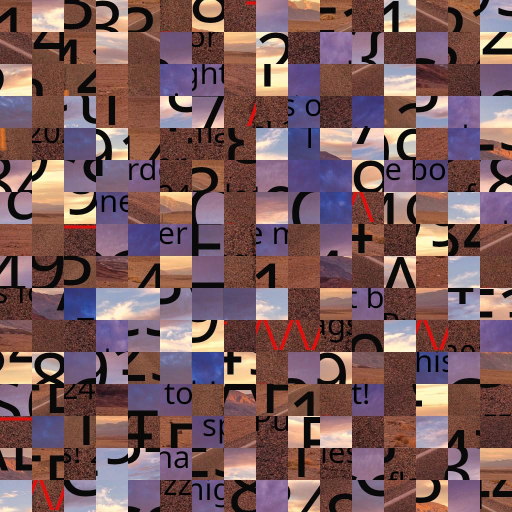
#> input picture 2024/FCSC2024/misc_puzzle-trouble-hard/puzzle-trouble-hard.jpg, 1024 x 1024 px (shown at 1/2 size)
$ python puzzle-trouble-easy_solution_manual.py
#> lines starting #> are read from the running program, lines starting #| are printed output that depends on the picture
from PIL import Image
import numpy

ct_image = Image.open('puzzle-trouble-hard.jpg')
#> ct_image is the input picture: PIL image 1024x1024 RGB; mean R, G, B 123.3, 91.8, 93.7

assert ct_image.format == 'JPEG'
assert ct_image.mode == 'RGB'

ct_length, ct_height = ct_image.size
#> ct_length = 1024; ct_height = 1024
assert ct_image.size == (1024, 1024)

num_len = 16
block_size_len = ct_length // num_len # Number of blocks on the length
#> block_size_len = 64
num_hei = 16
block_size_hei = ct_height // num_hei # Numer of blocks on the height
#> block_size_hei = 64

#ct_image.show()

ct_blocks = [[None for _ in range(num_hei)] for _ in range(num_len)]
for i in range(num_len):
    for j in range(num_hei):
        block = Image.new('RGB', (block_size_len, block_size_hei))
        for l in range(block_size_len):
            for h in range(block_size_hei):
                coord = (j * block_size_len + l, i * block_size_hei + h)
                (r, g, b) = ct_image.getpixel(coord)
                block.putpixel((l, h), (r, g, b))
        ct_blocks[i][j] = block
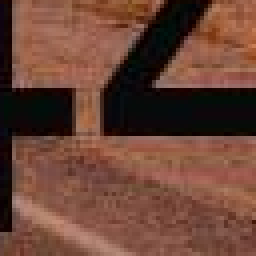
#> block: PIL image 64x64 RGB (shown 4 times larger); mean R, G, B 106.7, 68.2, 54.5
#> after the loop, ct_blocks = 16 items

black_block = Image.new('RGB', (block_size_len, block_size_hei))
#> black_block: PIL image 64x64 RGB; every value is 0

pt_blocks = [[ct_blocks[2][9], ct_blocks[5][9], ct_blocks[5][10], ct_blocks[4][14], ct_blocks[2][5], ct_blocks[10][3], ct_blocks[11][13], ct_blocks[13][6], ct_blocks[6][3], ct_blocks[1][10], ct_blocks[14][5], ct_blocks[15][6], ct_blocks[2][6], ct_blocks[3][9], ct_blocks[7][5], ct_blocks[5][4]],
            [ct_blocks[12][5], ct_blocks[4][2], ct_blocks[13][1], ct_blocks[3][11], ct_blocks[7][4], ct_blocks[9][2], ct_blocks[6][10], ct_blocks[15][8], ct_blocks[3][14], ct_blocks[6][15], ct_blocks[5][12], ct_blocks[7][8], ct_blocks[10][15], ct_blocks[5][13], ct_blocks[9][11], ct_blocks[4][9]],
            [ct_blocks[11][6], ct_blocks[12][11], ct_blocks[12][4], ct_blocks[11][2], ct_blocks[15][4], ct_blocks[1][13], ct_blocks[11][14], ct_blocks[14][11], ct_blocks[5][8], ct_blocks[7][3], ct_blocks[11][9], ct_blocks[8][6], ct_blocks[2][15], ct_blocks[1][5], ct_blocks[7][10], ct_blocks[15][14]],
            [ct_blocks[9][7], ct_blocks[9][6], ct_blocks[7][6], ct_blocks[6][9], ct_blocks[5][2], ct_blocks[12][0], ct_blocks[6][6], ct_blocks[1][11], ct_blocks[6][0], ct_blocks[11][3], ct_blocks[14][14], ct_blocks[3][6], ct_blocks[5][15], ct_blocks[5][0], ct_blocks[8][0], ct_blocks[0][8]],
            [ct_blocks[3][0], ct_blocks[11][5], ct_blocks[5][3], ct_blocks[15][11], ct_blocks[10][4], ct_blocks[9][5], ct_blocks[15][2], ct_blocks[3][2], ct_blocks[14][3], ct_blocks[0][15], ct_blocks[3][13], ct_blocks[4][11], ct_blocks[3][5], ct_blocks[14][4], ct_blocks[9][14], ct_blocks[13][13]],
            [ct_blocks[6][8], ct_blocks[14][7], ct_blocks[13][10], ct_blocks[0][1], ct_blocks[10][5], ct_blocks[9][8], black_block, black_block, black_block, black_block, black_block, black_block, black_block, black_block, black_block, black_block],
            [ct_blocks[4][10], ct_blocks[1][3], ct_blocks[8][12], ct_blocks[13][9], ct_blocks[9][15], ct_blocks[0][3], ct_blocks[11][1], ct_blocks[15][9], ct_blocks[6][12], ct_blocks[11][10], ct_blocks[5][11], ct_blocks[4][12], ct_blocks[4][3], ct_blocks[0][12], ct_blocks[1][8], ct_blocks[2][0]],
            [ct_blocks[8][10], ct_blocks[9][1], ct_blocks[12][7], ct_blocks[14][0], ct_blocks[4][15], ct_blocks[15][13], ct_blocks[0][6], ct_blocks[11][0], ct_blocks[11][7], ct_blocks[10][6], ct_blocks[6][2], ct_blocks[7][13], ct_blocks[5][1], ct_blocks[2][8], ct_blocks[1][15], ct_blocks[12][13]],
            [ct_blocks[2][13], ct_blocks[8][3], ct_blocks[10][0], ct_blocks[11][11], ct_blocks[11][15], ct_blocks[6][13], ct_blocks[0][9], ct_blocks[6][5], ct_blocks[8][5], ct_blocks[1][7], ct_blocks[6][1], ct_blocks[14][15], ct_blocks[9][10], ct_blocks[13][3], ct_blocks[9][13], ct_blocks[5][7]],
            [ct_blocks[8][13], ct_blocks[8][9], ct_blocks[8][8], ct_blocks[13][5], ct_blocks[14][1], ct_blocks[0][10], ct_blocks[0][4], ct_blocks[12][9], black_block, ct_blocks[3][12], ct_blocks[0][14], black_block, ct_blocks[8][4], ct_blocks[4][4], ct_blocks[1][2], black_block],
            [ct_blocks[13][12], black_block, ct_blocks[3][3], ct_blocks[12][8], ct_blocks[12][1], ct_blocks[14][6], ct_blocks[8][2], ct_blocks[13][2], black_block, ct_blocks[2][2], ct_blocks[11][4], ct_blocks[0][2], ct_blocks[1][1], ct_blocks[15][15], ct_blocks[7][11], black_block, black_block],
            [black_block, black_block, black_block, black_block, black_block, black_block, black_block, black_block, black_block, black_block, black_block, black_block, black_block, black_block, black_block, black_block],
            [black_block, ct_blocks[14][13], ct_blocks[10][11], ct_blocks[15][10], ct_blocks[1][14], ct_blocks[13][14], ct_blocks[2][1], black_block, black_block, black_block, black_block, black_block, black_block, black_block, black_block, black_block],
            [black_block, ct_blocks[12][12], ct_blocks[8][1], ct_blocks[15][7], ct_blocks[7][14], ct_blocks[13][4], ct_blocks[4][7], black_block, black_block, black_block, black_block, black_block, black_block, black_block, black_block, black_block],
            [black_block, black_block, black_block, black_block, black_block, ct_blocks[4][5], ct_blocks[14][12], black_block, black_block, black_block, black_block, black_block, black_block, black_block, black_block, black_block],
            [ct_blocks[10][10], ct_blocks[10][14], ct_blocks[13][8], ct_blocks[4][1], ct_blocks[10][9], ct_blocks[1][6], ct_blocks[14][10], ct_blocks[14][2], ct_blocks[12][2], ct_blocks[10][13], ct_blocks[10][8], ct_blocks[6][11], ct_blocks[15][1], ct_blocks[15][5], ct_blocks[9][0], ct_blocks[4][6]]]

# rest_blocks = [[ct_blocks[0][0],ct_blocks[0][1],ct_blocks[0][2],ct_blocks[0][3],ct_blocks[0][4],ct_blocks[0][5],ct_blocks[0][6],ct_blocks[0][7],ct_blocks[0][8],ct_blocks[0][9],ct_blocks[0][10],ct_blocks[0][11],ct_blocks[0][12],ct_blocks[0][13],ct_blocks[0][14],black_block],
#                 [ct_blocks[1][0],ct_blocks[1][1],ct_blocks[1][2],ct_blocks[1][3],ct_blocks[1][4],ct_blocks[1][5],ct_blocks[1][6],ct_blocks[1][7],ct_blocks[1][8],ct_blocks[1][9],ct_blocks[1][10],black_block,ct_blocks[1][12],black_block,ct_blocks[1][14],ct_blocks[1][15]],
#                 [ct_blocks[2][0],ct_blocks[2][1],ct_blocks[2][2],ct_blocks[2][3],ct_blocks[2][4],ct_blocks[2][5],ct_blocks[2][6],ct_blocks[2][7],ct_blocks[2][8],ct_blocks[2][9],ct_blocks[2][10],ct_blocks[2][11],ct_blocks[2][12],ct_blocks[2][13],ct_blocks[2][14],black_block],
#                 [ct_blocks[3][0],ct_blocks[3][1],black_block,ct_blocks[3][3],ct_blocks[3][4],ct_blocks[3][5],ct_blocks[3][6],ct_blocks[3][7],ct_blocks[3][8],ct_blocks[3][9],ct_blocks[3][10],ct_blocks[3][11],ct_blocks[3][12],black_block,ct_blocks[3][14],ct_blocks[3][15]],
#                 [ct_blocks[4][0],ct_blocks[4][1],ct_blocks[4][2],ct_blocks[4][3],ct_blocks[4][4],ct_blocks[4][5],ct_blocks[4][6],ct_blocks[4][7],ct_blocks[4][8],ct_blocks[4][9],ct_blocks[4][10],black_block,ct_blocks[4][12],ct_blocks[4][13],ct_blocks[4][14],ct_blocks[4][15]],
#                 [ct_blocks[5][0],ct_blocks[5][1],black_block,black_block,ct_blocks[5][4],ct_blocks[5][5],ct_blocks[5][6],ct_blocks[5][7],black_block,ct_blocks[5][9],ct_blocks[5][10],ct_blocks[5][11],ct_blocks[5][12],ct_blocks[5][13],ct_blocks[5][14],ct_blocks[5][15]],
#                 [black_block,ct_blocks[6][1],ct_blocks[6][2],ct_blocks[6][3],ct_blocks[6][4],ct_blocks[6][5],black_block,ct_blocks[6][7],ct_blocks[6][8],black_block,ct_blocks[6][10],ct_blocks[6][11],ct_blocks[6][12],ct_blocks[6][13],ct_blocks[6][14],ct_blocks[6][15]],
#                 [ct_blocks[7][0],ct_blocks[7][1],ct_blocks[7][2],black_block,ct_blocks[7][4],ct_blocks[7][5],black_block,ct_blocks[7][7],ct_blocks[7][8],ct_blocks[7][9],ct_blocks[7][10],ct_blocks[7][11],ct_blocks[7][12],ct_blocks[7][13],ct_blocks[7][14],ct_blocks[7][15]],
#                 [ct_blocks[8][0],ct_blocks[8][1],ct_blocks[8][2],ct_blocks[8][3],ct_blocks[8][4],ct_blocks[8][5],black_block,ct_blocks[8][7],ct_blocks[8][8],ct_blocks[8][9],ct_blocks[8][10],ct_blocks[8][11],ct_blocks[8][12],ct_blocks[8][13],ct_blocks[8][14],ct_blocks[8][15]],
#                 [ct_blocks[9][0],ct_blocks[9][1],ct_blocks[9][2],ct_blocks[9][3],ct_blocks[9][4],black_block,ct_blocks[9][6],ct_blocks[9][7],ct_blocks[9][8],ct_blocks[9][9],ct_blocks[9][10],ct_blocks[9][11],ct_blocks[9][12],ct_blocks[9][13],ct_blocks[9][14],ct_blocks[9][15]],
#                 [ct_blocks[10][0],ct_blocks[10][1],ct_blocks[10][2],ct_blocks[10][3],black_block,ct_blocks[10][5],ct_blocks[10][6],ct_blocks[10][7],ct_blocks[10][8],ct_blocks[10][9],ct_blocks[10][10],ct_blocks[10][11],ct_blocks[10][12],ct_blocks[10][13],ct_blocks[10][14],ct_blocks[10][15]],
#                 [ct_blocks[11][0],ct_blocks[11][1],black_block,black_block,ct_blocks[11][4],ct_blocks[11][5],ct_blocks[11][6],ct_blocks[11][7],ct_blocks[11][8],black_block,ct_blocks[11][10],ct_blocks[11][11],ct_blocks[11][12],ct_blocks[11][13],black_block,ct_blocks[11][15]],
#                 [black_block,ct_blocks[12][1],ct_blocks[12][2],ct_blocks[12][3],black_block,ct_blocks[12][5],ct_blocks[12][6],ct_blocks[12][7],ct_blocks[12][8],ct_blocks[12][9],ct_blocks[12][10],ct_blocks[12][11],ct_blocks[12][12],ct_blocks[12][13],ct_blocks[12][14],ct_blocks[12][15]],
#                 [ct_blocks[13][0],ct_blocks[13][1],ct_blocks[13][2],ct_blocks[13][3],ct_blocks[13][4],ct_blocks[13][5],ct_blocks[13][6],ct_blocks[13][7],ct_blocks[13][8],ct_blocks[13][9],ct_blocks[13][10],ct_blocks[13][11],ct_blocks[13][12],ct_blocks[13][13],ct_blocks[13][14],ct_blocks[13][15]],
#                 [ct_blocks[14][0],ct_blocks[14][1],ct_blocks[14][2],black_block,ct_blocks[14][4],ct_blocks[14][5],ct_blocks[14][6],ct_blocks[14][7],ct_blocks[14][8],ct_blocks[14][9],ct_blocks[14][10],black_block,ct_blocks[14][12],ct_blocks[14][13],black_block,ct_blocks[14][15]],
#                 [ct_blocks[15][0],ct_blocks[15][1],black_block,ct_blocks[15][3],ct_blocks[15][4],ct_blocks[15][5],ct_blocks[15][6],ct_blocks[15][7],ct_blocks[15][8],ct_blocks[15][9],ct_blocks[15][10],black_block,ct_blocks[15][12],ct_blocks[15][13],ct_blocks[15][14],ct_blocks[15][15]]]

pt_image = Image.new('RGB', ct_image.size)
#> pt_image: PIL image 1024x1024 RGB; every value is 0
for i in range(num_len):
    for j in range(num_hei):
        block = pt_blocks[i][j]
        for l in range(block_size_len):
            for h in range(block_size_hei):
                coord = (l, h)
                (r, g, b) = block.getpixel(coord)
                pt_image.putpixel((j * block_size_len + l, i * block_size_hei + h), (r, g, b))
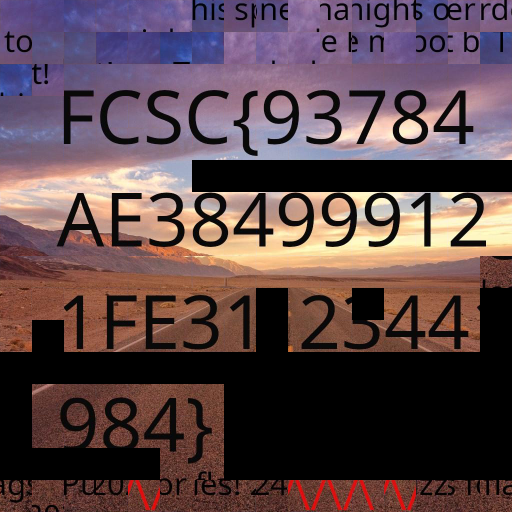
#> pt_image: PIL image 1024x1024 RGB (shown at 1/2 size); mean R, G, B 92.4, 70.6, 74.5

# [11 lines of commented-out code are left out]
pt_image.save('puzzle-trouble-hard_solution_manual.jpg')
